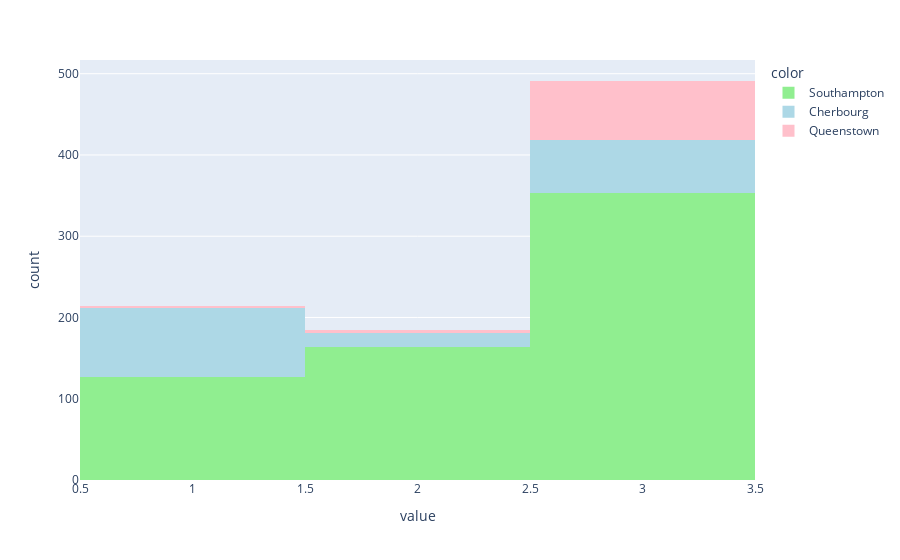

Notebook code for this chart:
### Markdown cell above
##### Pclass vs. Embarked

### Code cell
fig = px.histogram(df['Pclass'], color=df['Embarked'], color_discrete_sequence=['lightgreen', 'lightblue', 'pink'])
fig.for_each_trace(lambda trace: trace.update(name='Southampton' if trace.name == 'S' 
                                                  else 'Cherbourg' if trace.name == 'C' 
                                                  else 'Queenstown' if trace.name == 'Q' else trace.name))

fig.show();

### Figure 1 — Plotly figure (JSON) as saved in the notebook; plotly's stock layout.template omitted (floating-point values rounded to 4 significant figures; data arrays with more than 128 entries replaced by an {"elided": "..."} marker saying what was removed)
{"data": [{"alignmentgroup": "True", "bingroup": "x", "hovertemplate": "color=S<br>value=%{x}<br>count=%{y}<extra></extra>", "legendgroup": "S", "marker": {"color": "lightgreen", "pattern": {"shape": ""}}, "name": "Southampton", "offsetgroup": "S", "orientation": "v", "showlegend": true, "type": "histogram", "x": {"elided": "644 int values"}, "xaxis": "x", "yaxis": "y"}, {"alignmentgroup": "True", "bingroup": "x", "hovertemplate": "color=C<br>value=%{x}<br>count=%{y}<extra></extra>", "legendgroup": "C", "marker": {"color": "lightblue", "pattern": {"shape": ""}}, "name": "Cherbourg", "offsetgroup": "C", "orientation": "v", "showlegend": true, "type": "histogram", "x": {"elided": "168 int values"}, "xaxis": "x", "yaxis": "y"}, {"alignmentgroup": "True", "bingroup": "x", "hovertemplate": "color=Q<br>value=%{x}<br>count=%{y}<extra></extra>", "legendgroup": "Q", "marker": {"color": "pink", "pattern": {"shape": ""}}, "name": "Queenstown", "offsetgroup": "Q", "orientation": "v", "showlegend": true, "type": "histogram", "x": [3, 3, 3, 3, 3, 3, 3, 3, 3, 3, 3, 3, 3, 3, 3, 3, 3, 3, 3, 3, 3, 3, 1, 3, 3, 3, 3, 3, 3, 3, 3, 2, 2, 3, 3, 3, 3, 3, 3, 3, 1, 3, 3, 3, 3, 3, 3, 3, 3, 3, 3, 3, 3, 3, 3, 3, 2, 3, 3, 3, 3, 3, 3, 3, 3, 3, 3, 3, 3, 3, 3, 3, 3, 3, 3, 3, 3], "xaxis": "x", "yaxis": "y"}], "layout": {"barmode": "relative", "legend": {"title": {"text": "color"}, "tracegroupgap": 0}, "margin": {"t": 60}, "xaxis": {"anchor": "y", "domain": [0, 1], "title": {"text": "value"}}, "yaxis": {"anchor": "x", "domain": [0, 1], "title": {"text": "count"}}}}
